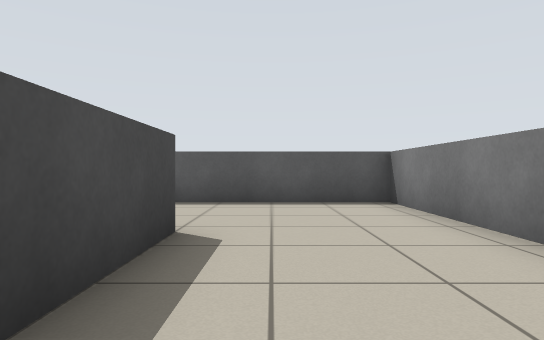
View 1 (above)

24 first-person views from a walk through a world built for the Player/Stage simulator. The camera is 0.64 m above the floor, looks level and sees 75° across. Floor lines are 1 m apart. The floor is counted in squares, 1 m on a side. Each view is taken from the middle of a square. On the plan, view 1 faces up. The plan holds only what a view shows up to about 10 squares ahead; the rest is blank. The robots in the file are not drawn.

View 2
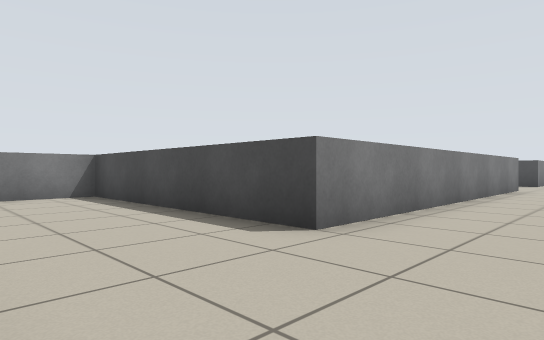

View 3
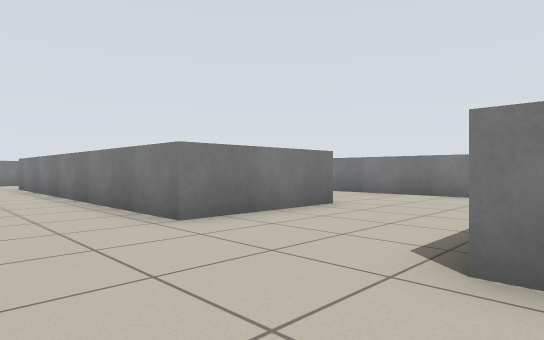

View 4
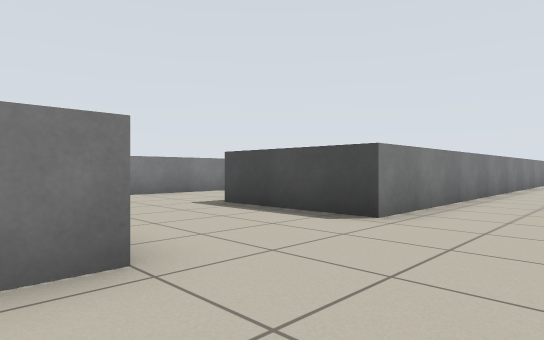

View 5
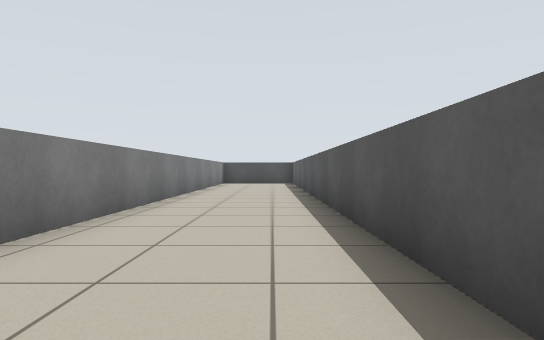

View 6
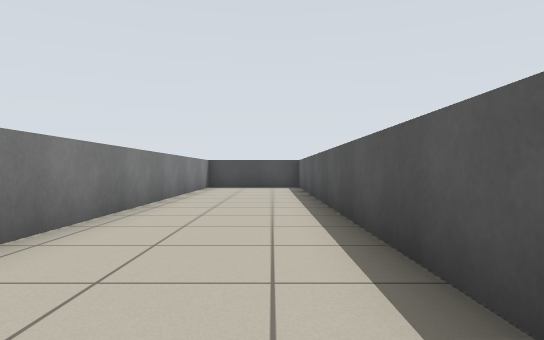

View 7
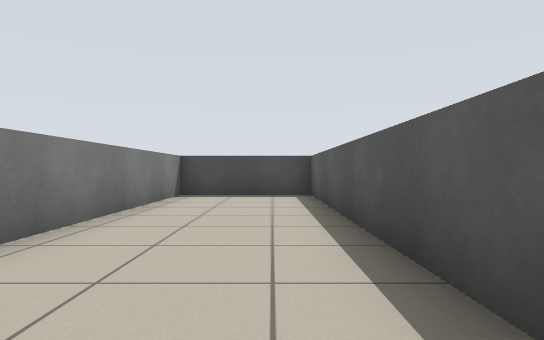

View 8
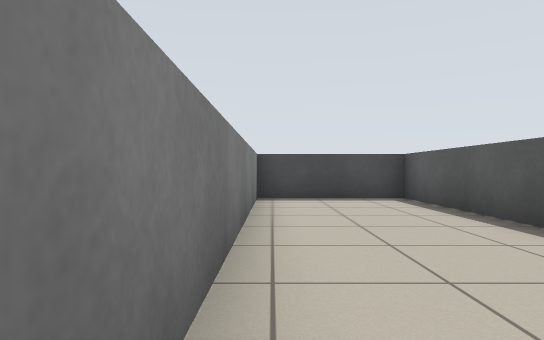

View 9
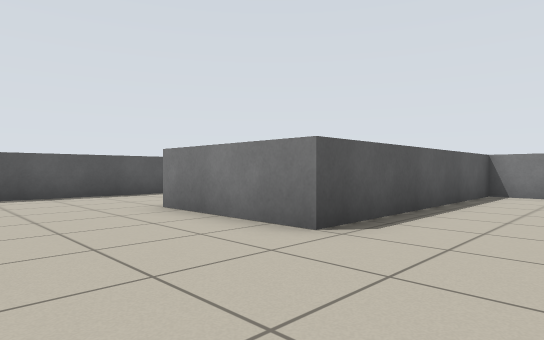

View 10
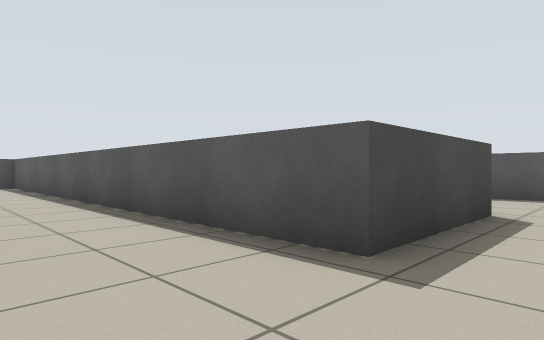

View 11
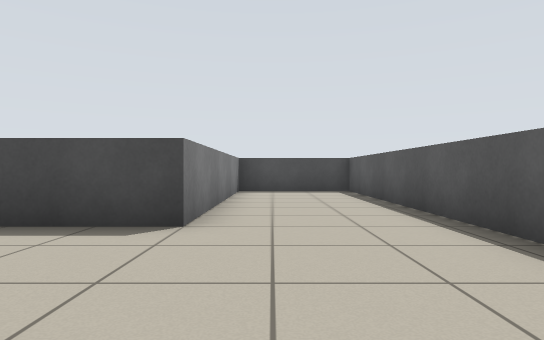

View 12
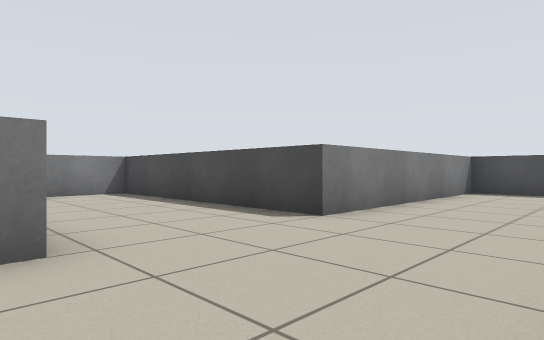

View 13
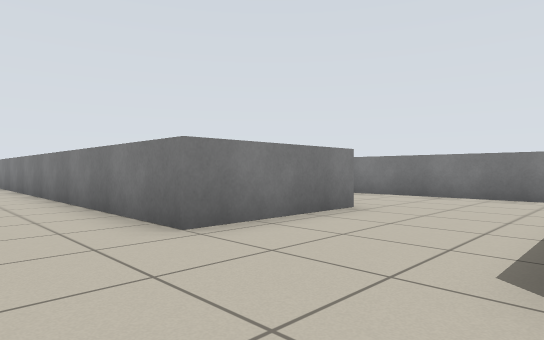

View 14
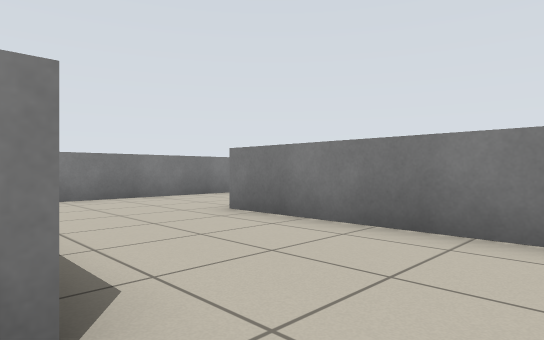

View 15
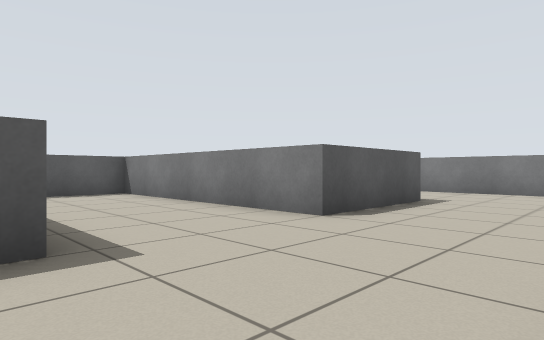

View 16
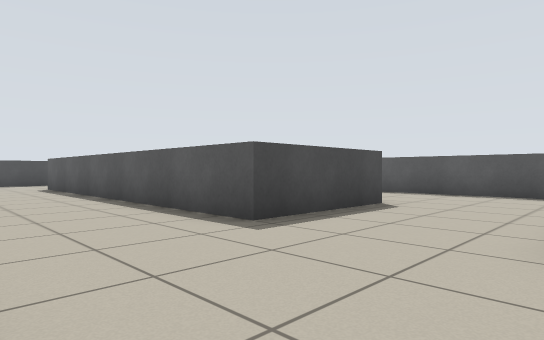

View 17
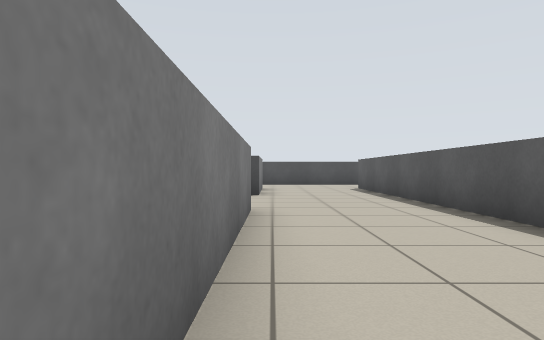

View 18
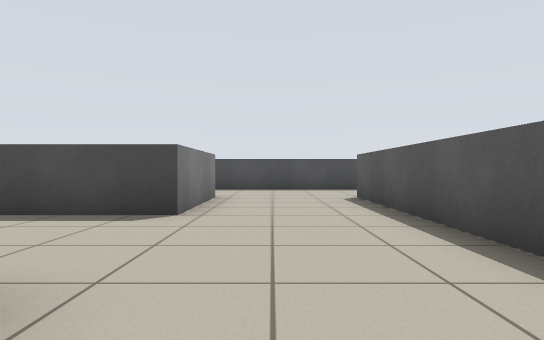

View 19
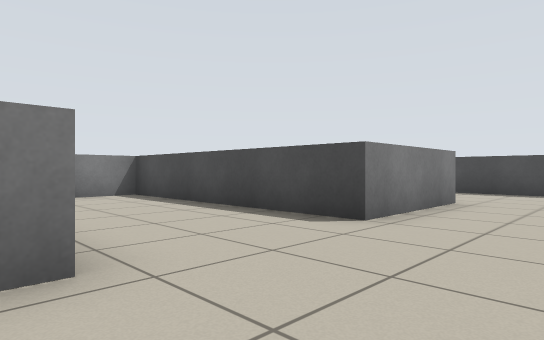

View 20
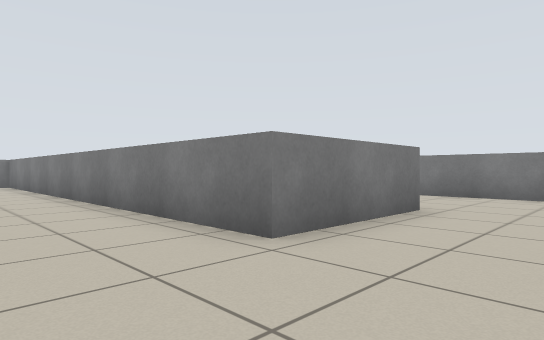

View 21
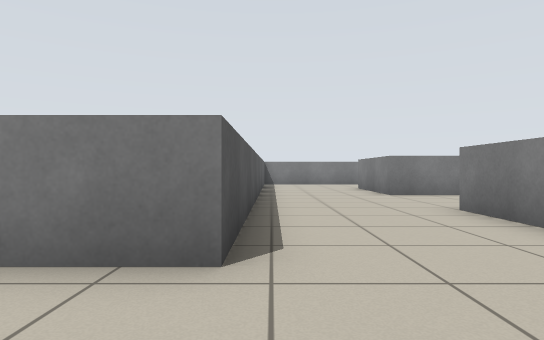

View 22
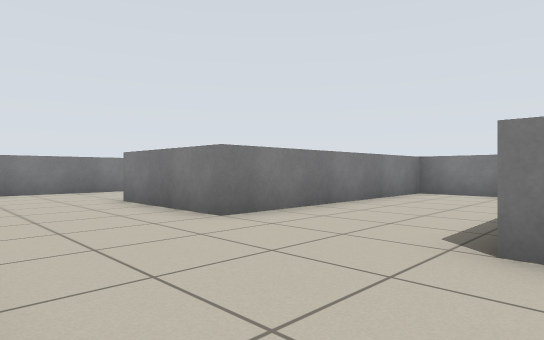

View 23
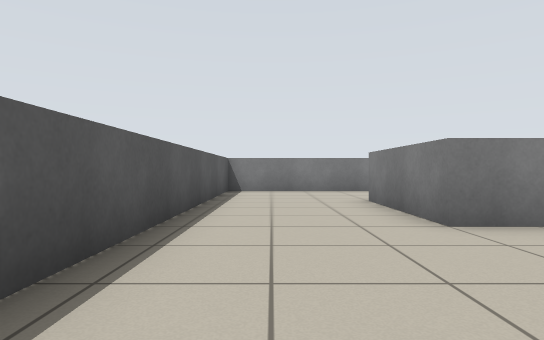

View 24
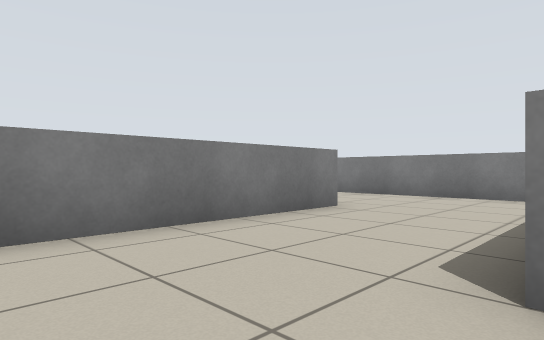

### Floor plan
Points are (right, up) in squares from view 1. A wall is a line through its corners. A room is listed if a view was taken in it or the views show most of it. See-through windows are left out.
Room 1 (views 1, 2, 3, 4, 5, 6, 7, 8, 9, 10, 11, 12, 13, 14, 15, 16, 17, 18, 19, 20, 21, 22, 23, 24)
walls: (-7.6, -13) (-11, -13) (-11, -6.3) (-15.5, -6.3); (-17.7, -6.4) (-17.7, -3) (-8.9, -3); (-4.3, -14.6) (-4.3, -12.5); (-5, -19.7) (-17.7, -19.7) (-17.7, -16.3) (-8.2, -16.3); (-24.4, -16.3) (-21, -16.3) (-21, -23) (-14.2, -23); (-4.3, -0.8) (-4.3, 0.3) (-11, 0.3) (-11, 3.7) (-1, 3.7) (-1, -3) (0.9, -3); (-27.7, -15.4) (-27.7, -17.4); (-27.7, -1.4) (-27.7, -3) (-21, -3) (-21, -9.7) (-14.3, -9.7) (-14.3, -13) (-24.4, -13); (-4.3, -26.4) (-4.3, -21.4); (-9.2, 7) (-31, 7) (-31, 3.7) (-14.3, 3.7) (-14.3, 0.3) (-27, 0.3); (-12.9, -29.7) (-11, -29.7) (-11, -23) (-7.6, -23); (-6.6, -29.7) (-2.5, -29.7); (2.3, 3) (2.3, 7) (-2, 7)

Where each view was taken, in squares from view 1:
view 1: 0 up, 0 right, facing up
view 2: 6 up, 2 right, facing down-left
view 3: 6 up, 15 left, facing down-right
view 4: 6 up, 10 left, facing down-left
view 5: 6 up, 14 left, facing left
view 6: 6 up, 18 left, facing left
view 7: 6 up, 22 left, facing left
view 8: 4 up, 23 left, facing left
view 9: 2 down, 14 left, facing up-right
view 10: 2 down, 13 left, facing up-left
view 11: 2 down, 17 left, facing left
view 12: 0 up, 17 left, facing down-left
view 13: 1 down, 21 left, facing down-right
view 14: 6 down, 19 left, facing down-right
view 15: 16 down, 15 left, facing up-right
view 16: 16 down, 11 left, facing up-left
view 17: 16 down, 12 left, facing left
view 18: 15 down, 16 left, facing left
view 19: 14 down, 17 left, facing down-left
view 20: 14 down, 20 left, facing down-right
view 21: 20 down, 20 left, facing right
view 22: 20 down, 15 left, facing down-right
view 23: 21 down, 15 left, facing right
view 24: 21 down, 8 left, facing down-right
